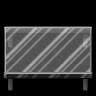

This game map was drawn from its Tiled (.tmx) file and the tilesets committed beside it. A one-line description and the trimmed map source follow:
An orthogonal 3x3 tile map with 32x32 px tiles, 3 tile layers (objects, overlay, collision), 1 hidden layer not drawn, 4 tilesets.

<map version="1.0" orientation="orthogonal" width="3" height="3" tilewidth="32" tileheight="32">
 <tileset firstgid="1" name="furniture-modern" tilewidth="32" tileheight="32">
  <image source="../maps/graphics/tiles/furniture-modern.png" width="512" height="512" />
 </tileset>
 <tileset firstgid="257" name="furniture-placement" tilewidth="32" tileheight="32">
  <image source="../maps/graphics/tiles/furniture-placement.png" width="64" height="64" />
  <tile id="2">
   <properties>
    <property name="constraint" value="ground" />
   </properties>
  </tile>
  <tile id="3">
   <properties>
    <property name="constraint" value="wall" />
   </properties>
  </tile>
 </tileset>
 <tileset firstgid="261" name="collision" tilewidth="32" tileheight="32">
  <image source="../maps/graphics/tiles/collision.png" width="64" height="32" />
  <tile id="0">
   <properties>
    <property name="collision" value="short" />
   </properties>
  </tile>
 </tileset>
 <tileset firstgid="263" name="furniture-lab" tilewidth="32" tileheight="32">
  <image source="../maps/graphics/tiles/furniture-lab.png" width="512" height="512" />
 </tileset>
 <layer name="objects" width="3" height="3">
  <data>[9 cells, 3 non-empty, 3 distinct tile ids]</data>
 </layer>
 <layer name="overlay" width="3" height="3">
  <data>[9 cells, 6 non-empty, 6 distinct tile ids]</data>
 </layer>
 <layer name="constraints" width="3" height="3" visible="0">
  <data>[9 cells, 6 non-empty, 1 distinct tile ids]</data>
 </layer>
 <layer name="collision" width="3" height="3">
  <data>[9 cells, 6 non-empty, 1 distinct tile ids]</data>
 </layer>
</map>
